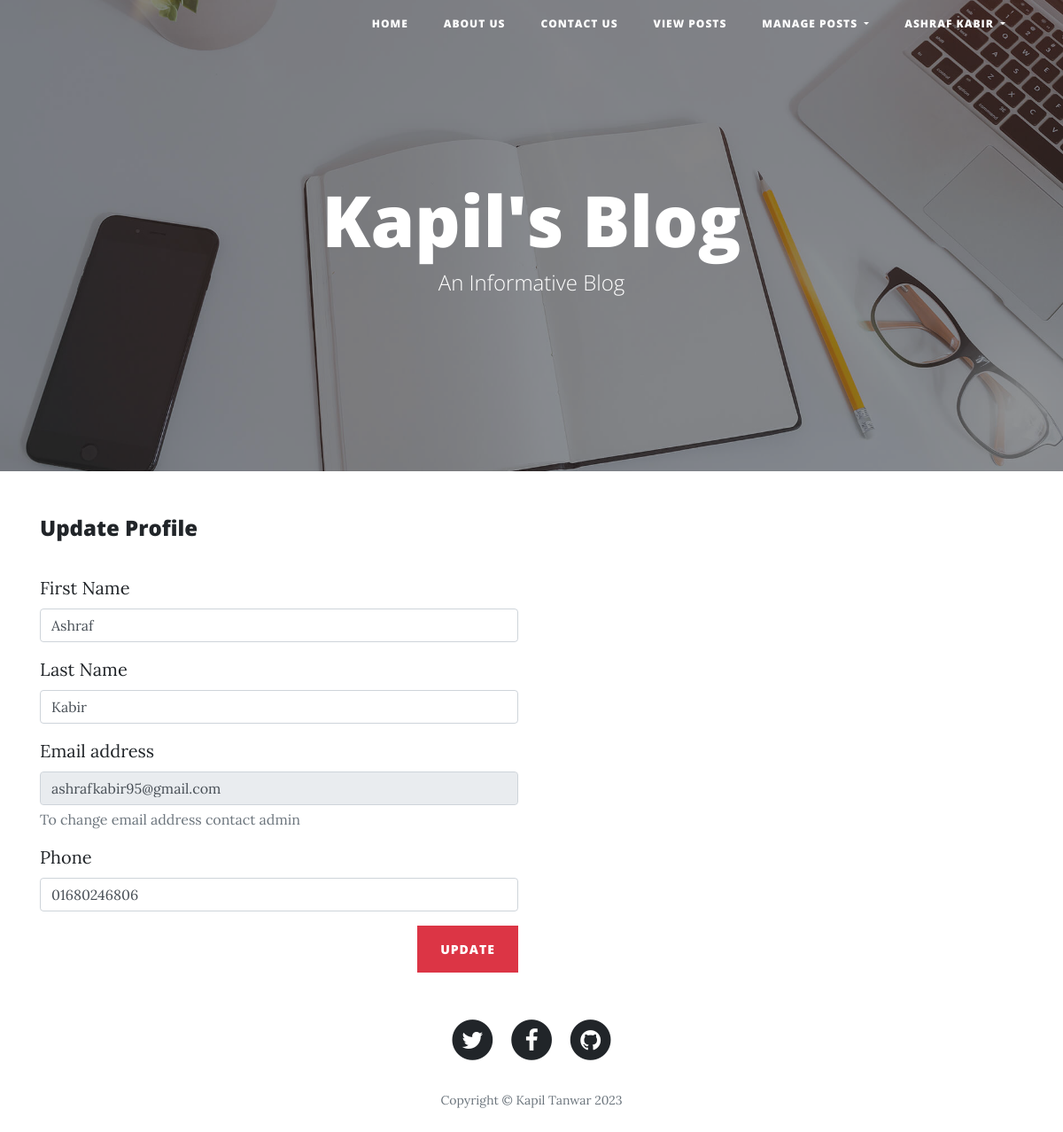
/edit-profile.php (signed in), run on the app's committed database.
### tables this page shows
CREATE TABLE `users` (
  `id` bigint(255) NOT NULL,
  `fname` varchar(15) NOT NULL,
  `lname` varchar(15) NOT NULL,
  `email` varchar(255) NOT NULL,
  `password` varchar(255) NOT NULL,
  `phone` varchar(11) NOT NULL,
  `status` int(2) DEFAULT NULL,
  `creationdate` timestamp NOT NULL DEFAULT current_timestamp(),
  `updationdate` timestamp NULL DEFAULT NULL ON UPDATE current_timestamp()
);

### edit-profile.php (the view, shortened to what this page needs)
<?php
include('includes/config.php');
if (strlen($_SESSION['login']) == 0) {
    header('location: login.php');
} else {
    ?>
    <!DOCTYPE html>
    <html>
    <head>
        <link rel="stylesheet" href="assets/bootstrap/css/bootstrap.min.css">
        <link rel="stylesheet" href="assets/fonts/font-awesome.min.css">
    </head>
    <body>
        <?php include 'includes/header.php'; ?>
        <header class="masthead" style="background-image:url('assets/img/home-bg.jpg');">
            <div class="overlay"></div>
            <div class="container">
                <div class="row">
                    <div class="col-md-10 col-lg-8 mx-auto">
                        <div class="site-heading">
                            <h1>Kapil's Blog</h1><span class="subheading">An Informative Blog</span></div>
                    </div>
                </div>
            </div>
        </header>
        <div class="container">
            <div class="row">
                <div class="col-md-9 col-lg-6">
                    <div class="clearfix">
                        <h4>Update Profile</h4>
                        <br>
                        <?php
                        $email = $_SESSION['login'];
                        $sql2 = "SELECT * FROM `users` WHERE `email`=:email";
                        $query = $dbh->prepare($sql2);
                        $query->bindParam(':email', $email, PDO::PARAM_STR);
                        $query->execute();
                        $results = $query->fetchAll(PDO::FETCH_OBJ);
                        if ($query->rowCount() > 0) {
                        foreach ($results
                        as $result) { ?>
                        <form method="post">
                            <div class="form-group">
                                <label for="fname">First Name</label>
                                <input type="text" class="form-control" id="fname" name="fname"
                                       value="<?php echo htmlentities($result->fname); ?>">
                            </div>
                            <div class="form-group">
                                <label for="lname">Last Name</label>
                                <input type="text" class="form-control" id="lname" name="lname"
                                       value="<?php echo htmlentities($result->lname); ?>">
                            </div>
                            <div class="form-group">
                                <label for="email1">Email address</label>
                                <input type="email" class="form-control" id="email1" name="email"
                                       value="<?php echo htmlentities($result->email); ?>" disabled>
                                <small id="emailHelp" class="form-text text-muted">To change email address contact
                                                                                   admin</small>
                            </div>
                            <div class="form-group">
                                <label for="phone">Phone</label>
                                <input type="tel" class="form-control" id="phone" name="phone" autocomplete="off"
                                       value="<?php echo htmlentities($result->phone); ?>">
                            </div>
                            <?php }
                            } ?>
                            <div class="form-group">
                                <button type="submit" class="btn btn-danger float-right" name="submit">Update</button>
                            </div>
                        </form>
                    </div>
                </div>
            </div>
        </div>
        <?php include 'includes/footer.php'; ?>
    </body>
    </html>
<?php } ?>

### includes/header.php (shortened to what this page needs)
<nav class="navbar fixed-top navbar-light navbar-expand-lg" id="mainNav">
    <div class="container">
        <div class="collapse navbar-collapse" id="navbarResponsive">
            <ul class="nav navbar-nav ml-auto">
                <li class="nav-item" role="presentation"><a class="nav-link" href="index.php">Home</a></li>
                <li class="nav-item" role="presentation"><a class="nav-link" href="about.php">About us</a></li>
                <li class="nav-item" role="presentation"><a class="nav-link" href="contact.php">Contact us</a></li>
                <li class="nav-item" role="presentation"><a class="nav-link" href="view-posts.php">View Posts</a></li>
                <?php if (strlen($_SESSION['login']) != 0) {
                    ?>
                    <li class="nav-item dropdown" role="presentation"><a class="nav-link dropdown-toggle" href="#" data-toggle="dropdown" aria-haspopup="true" aria-expanded="false">
                            Manage Posts
                        </a>
                    </li>
                <?php } else { }?>
                <?php if (strlen($_SESSION['login']) == 0) {
                    ?>
                    <li class="nav-item" role="presentation"><a class="nav-link" href="login.php">Log in</a></li>
                <?php } else {
                    $email = $_SESSION['login'];
                    $sql = "SELECT `fname`,`lname` FROM `users` WHERE `email`=:email";
                    $query = $dbh->prepare($sql);
                    $query->bindParam(':email', $email, PDO::PARAM_STR);
                    $query->execute();
                    $results = $query->fetchAll(PDO::FETCH_OBJ);
                    if ($query->rowCount() > 0) {
                        foreach ($results as $result2) {
                            ?>
                            <li class="nav-item dropdown" role="presentation">
                                <a class="nav-link dropdown-toggle" href="#" data-toggle="dropdown" aria-haspopup="true" aria-expanded="false">
                                    <?php echo htmlentities($result2->fname." ".$result2->lname); ?>
                                </a>
                            </li>
                        <?php }
                    }
                } ?>
            </ul>
        </div>
    </div>
</nav>

### data on the page
users: fname+lname "ASHRAF KABIR", fname "Ashraf", lname "Kabir", email "ashrafkabir95@gmail.com", phone "01680246806"
